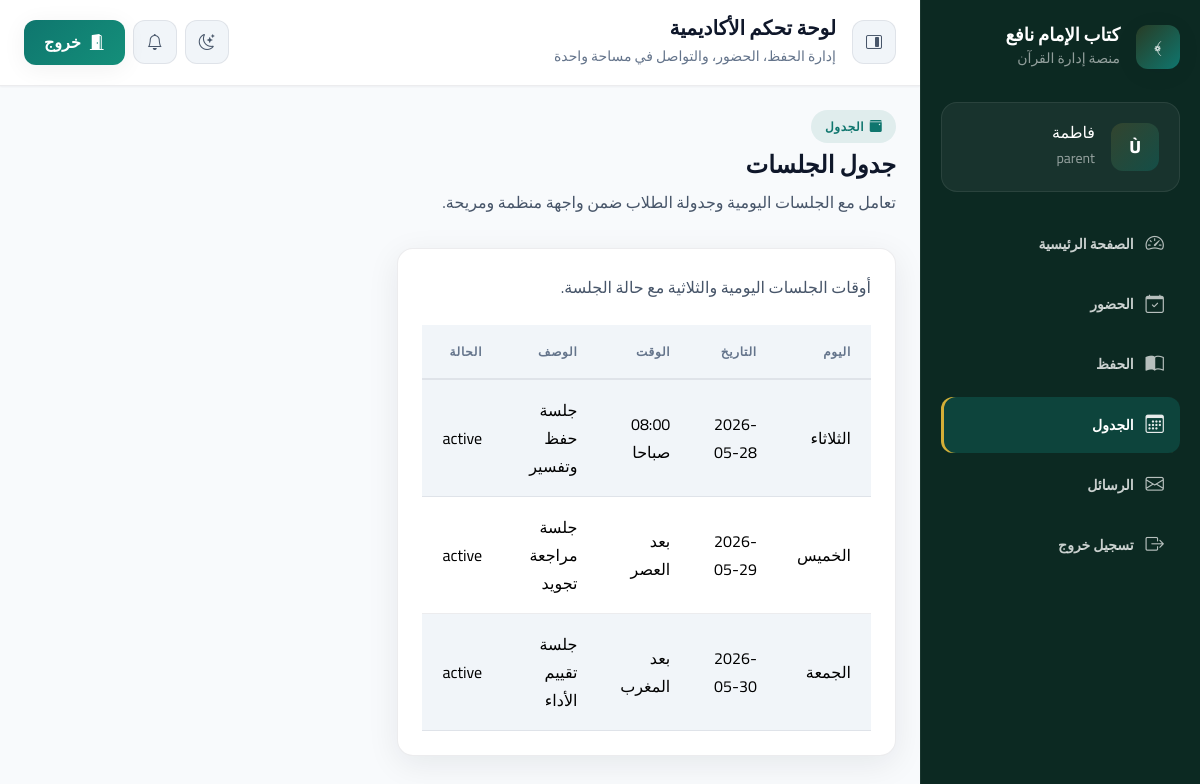
The app's page /schedule (signed in) with its own data.
### tables this page shows
CREATE TABLE schedules (
    id INT AUTO_INCREMENT PRIMARY KEY,
    day_name VARCHAR(50) NOT NULL,
    session_date DATE NOT NULL,
    session_time VARCHAR(20) NOT NULL,
    description VARCHAR(255) NULL,
    status ENUM('active','canceled') DEFAULT 'active',
    created_at TIMESTAMP DEFAULT CURRENT_TIMESTAMP
);

### app/Core/Controller.php (called while the page is built, shortened)
<?php
class Controller
{
    public function view(string $view, array $data = [])
    {
        extract($data);
        require_once __DIR__ . '/../Views/' . $view . '.php';
    }
}

### app/Controllers/ScheduleController.php (called while the page is built, shortened)
<?php
class ScheduleController extends Controller
{
    public function index()
    {
        $user = Session::get('user');
        $schedule = new Schedule();
        $sessions = $schedule->getAll();
        $this->view('dashboard/schedule', [
            'user' => $user,
            'sessions' => $sessions,
        ]);
    }
}

### app/Core/App.php (called while the page is built, shortened)
<?php
class App
{
    protected $method = 'index';
    public function __construct()
    {
        $url = $this->parseUrl();
        if (isset($url[0]) && file_exists(__DIR__ . '/../Controllers/' . ucfirst($url[0]) . 'Controller.php')) {
            unset($url[0]);
        }
        $this->controller = new $controllerClass();
        $this->params = $url ? array_values($url) : [];
        call_user_func_array([$this->controller, $this->method], $this->params);
    }
    private function parseUrl()
    {
        if (isset($_GET['url'])) {
            $url = filter_var(rtrim($_GET['url'], '/'), FILTER_SANITIZE_URL);
        } else {
            $requestUri = $_SERVER['REQUEST_URI'] ?? '';
            $path = parse_url($requestUri, PHP_URL_PATH);
            $url = trim($path, '/');
        }
        return explode('/', $url);
    }
}

### public/index.php (called while the page is built, shortened)
<?php
require_once __DIR__ . '/../config/config.php';
require_once __DIR__ . '/../app/Core/App.php';
$app = new App();

### config/config.php (called while the page is built, shortened)
<?php
spl_autoload_register(function ($class) {
    $prefix = 'App\\';
    $base_dir = __DIR__ . '/../app/';
    $len = strlen($prefix);
    $relative_class = substr($class, $len);
    $file = $base_dir . str_replace('\\', '/', $relative_class) . '.php';
});
require_once __DIR__ . '/app.php';
require_once __DIR__ . '/database.php';

### config/database.php (called while the page is built, shortened)
<?php
class Database
{
    private static ?PDO $connection = null;
    public static function connect(): PDO
    {
        if (self::$connection === null) {
            try {
                $dsn = sprintf(
                    'mysql:host=%s;port=%s;dbname=%s;charset=utf8mb4',
                    DB_HOST,
                    DB_PORT,
                    DB_NAME
                );
                self::$connection = new PDO($dsn, DB_USER, DB_PASS, [
                    PDO::ATTR_ERRMODE => PDO::ERRMODE_EXCEPTION,
                    PDO::ATTR_DEFAULT_FETCH_MODE => PDO::FETCH_ASSOC,
                ]);
            } catch (PDOException $e) {
                die('Database connection failed: ' . $e->getMessage());
            }
        }
        return self::$connection;
    }
}

### app/Models/Schedule.php (called while the page is built, shortened)
<?php
class Schedule
{
    private PDO $db;
    public function __construct()
    {
        $this->db = Database::connect();
    }
    public function getAll(): array
    {
        $stmt = $this->db->query('SELECT * FROM schedules ORDER BY session_date ASC');
        return $stmt->fetchAll();
    }
}

### app/Views/dashboard/schedule.php (the view, shortened to what this page needs)
<section class="dashboard-page">
    <div class="page-header">
        <div>
            <span class="page-badge"><i class="bi bi-calendar3-event-fill"></i> الجدول</span>
            <h1 class="page-title">جدول الجلسات</h1>
            <p class="page-description">تعامل مع الجلسات اليومية وجدولة الطلاب ضمن واجهة منظمة ومريحة.</p>
        </div>
    </div>
    <div class="row g-4">
        <div class="col-lg-7">
            <div class="dashboard-card p-4">
                <p class="page-description mb-4">أوقات الجلسات اليومية والثلاثية مع حالة الجلسة.</p>
                <div class="table-responsive">
                    <table class="table table-striped align-middle">
                        <thead>
                            <tr>
                                <th>اليوم</th>
                                <th>التاريخ</th>
                                <th>الوقت</th>
                                <th>الوصف</th>
                                <th>الحالة</th>
                            </tr>
                        </thead>
                        <tbody>
                            <?php foreach ($sessions as $session): ?>
                                <tr>
                                    <td><?= htmlspecialchars($session['day_name']) ?></td>
                                    <td><?= htmlspecialchars($session['session_date']) ?></td>
                                    <td><?= htmlspecialchars($session['session_time']) ?></td>
                                    <td><?= htmlspecialchars($session['description']) ?></td>
                                    <td><?= htmlspecialchars($session['status']) ?></td>
                                </tr>
                            <?php endforeach; ?>
                        </tbody>
                    </table>
                </div>
            </div>
        </div>
    </div>
</section>
<?php require_once __DIR__ . '/../layouts/dashboard.php'; ?>

### public/assets/css/styles.css (style rules this page uses)
*, *::before, *::after { box-sizing: border-box; }
html { direction: rtl; scroll-behavior: smooth; }
body { margin: 0; min-height: 100vh; font-family: var(--font-base); font-size: var(--text-base); color: var(--text); background: var(--bg-gradient); background-color: var(--bg-page); line-height: 1.75; -webkit-font-smoothing: antialiased; }
h1, h2, h3, h4, h5, h6 { font-family: var(--font-heading); color: var(--text); margin: 0; font-weight: 700; }
.table { color: var(--text-soft); margin-bottom: 0; }
.table thead th { font-size: var(--text-xs); font-weight: 700; letter-spacing: 0.06em; text-transform: uppercase; color: var(--text-muted); border-bottom: 2px solid var(--color-border); padding: var(--space-4) var(--space-5); background: var(--bg-panel-soft); }
.table td { padding: var(--space-4) var(--space-5); vertical-align: middle; border-color: var(--color-border); }
.table tbody tr { transition: background var(--duration-fast) var(--ease); }
.table-striped > tbody > tr:nth-of-type(odd) > * { background: var(--bg-panel-soft); box-shadow: none; }
.badge, .page-badge, .label-pill { display: inline-flex; align-items: center; gap: 0.35rem; padding: 0.4rem 0.85rem; border-radius: var(--radius-pill); font-size: var(--text-xs); font-weight: 700; letter-spacing: 0.05em; }
.page-badge { background: var(--color-primary-soft); color: var(--color-primary); }
.dashboard-card, .auth-card, .glass-card, .feature-card, .surface-card, .stat-card { border-radius: var(--radius-lg); border: 1px solid var(--color-border); background: var(--bg-panel); box-shadow: var(--shadow-card); transition: transform var(--duration-slow) var(--ease), box-shadow var(--duration-slow) var(--ease); }
.page-header { margin-bottom: var(--space-8); }
.page-title { font-size: var(--text-2xl); font-weight: 800; margin: var(--space-2) 0; }
.page-description { max-width: 42rem; color: var(--text-soft); }
.dashboard-shell { background: var(--bg-page); }

### records on screen
schedules: day_name "الثلاثاء", session_date "2026-05-28", session_time "08:00 صباحا", description "جلسة حفظ وتفسير", status "active"
schedules: day_name "الخميس", session_date "2026-05-29", session_time "بعد العصر", description "جلسة مراجعة تجويد", status "active"
schedules: day_name "الجمعة", session_date "2026-05-30", session_time "بعد المغرب", description "جلسة تقييم الأداء", status "active"

### other values on screen
substr(htmlspecialchars($user['first_name'] ?? 'م'), 0, 1) "Ù"
$user['first_name'] "فاطمة"
$user['role_name'] "parent"
